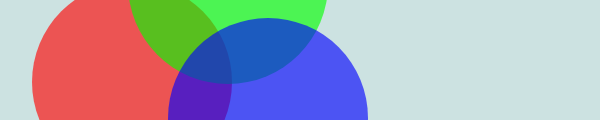
Frame 1 (no input)
Frame 60 (no input): identical to frame 1, image omitted
Frame 120 (the mouse pressed at the canvas centre since frame 60): identical to frame 1, image omitted

The p5.js sketch that drew this single still picture (run headless with seeded random() and noise() and a simulated clock; from frame 60 on, the mouse is pressed at the canvas centre):

// p5.js sketch
// ── sketch.js
function setup() {
  createCanvas(600, 120);
  noStroke();
}

function draw() {
  background(204, 226, 225);    // Light blue color

  fill(255, 0, 0, 160);         // Red color

  ellipse(132, 82, 200, 200);   // Red circle

  fill(0, 255, 0, 160);         // Green color

  ellipse(228, -16, 200, 200);  // Green circle

  fill(0, 0, 255, 160);         // Blue color

  ellipse(268, 118, 200, 200);  // Blue circle
  
}
